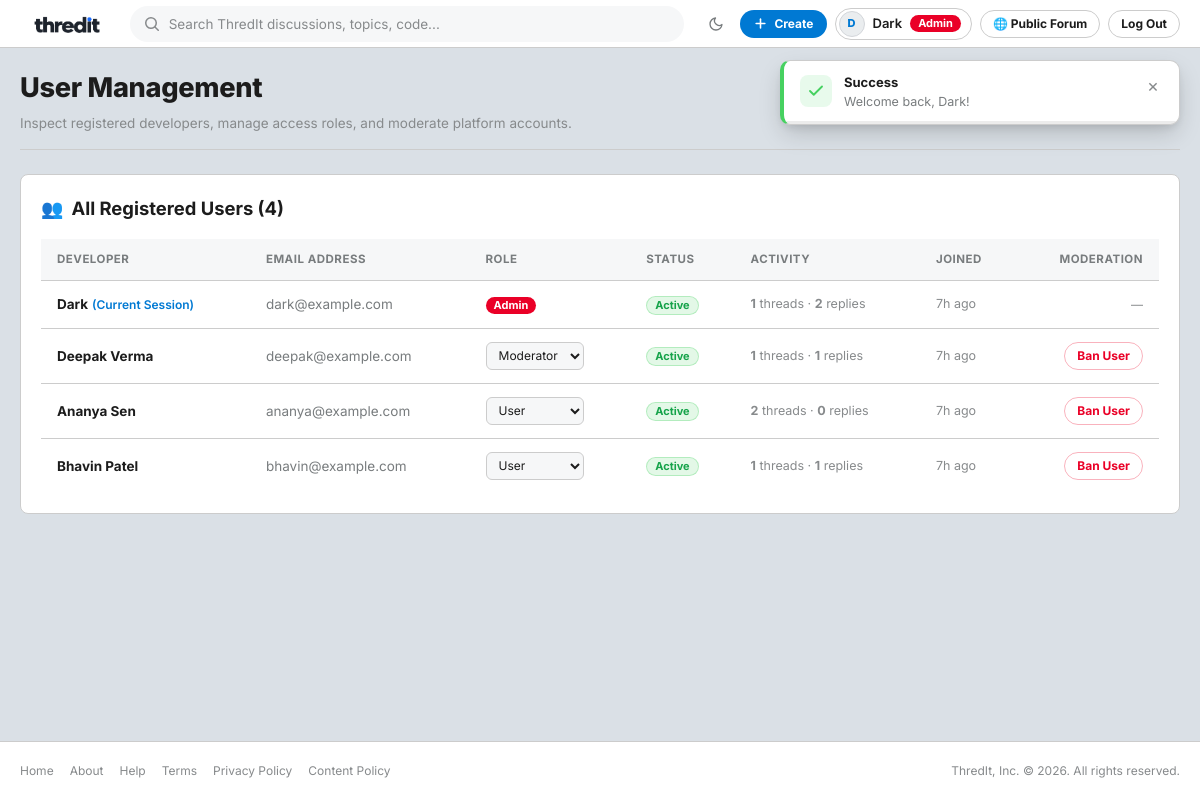
The page /admin/users.php (signed in) on the database its author committed.
### tables this page shows
CREATE TABLE IF NOT EXISTS `users` (
    `id` INT UNSIGNED NOT NULL AUTO_INCREMENT,
    `name` VARCHAR(100) NOT NULL,
    `email` VARCHAR(191) NOT NULL,
    `password_hash` VARCHAR(255) NOT NULL,
    `role` ENUM('user', 'moderator', 'admin') NOT NULL DEFAULT 'user',
    `is_banned` TINYINT(1) NOT NULL DEFAULT 0,
    `created_at` DATETIME NOT NULL DEFAULT CURRENT_TIMESTAMP,
    PRIMARY KEY (`id`),
    UNIQUE KEY `uq_users_email` (`email`),
    INDEX `idx_users_role` (`role`),
    INDEX `idx_users_banned` (`is_banned`)
);

### includes/functions.php (called while the page is built, shortened)
<?php
if (!function_exists('get_base_url')) {
    function get_base_url(): string
    {
        $protocol = (!empty($_SERVER['HTTPS']) && $_SERVER['HTTPS'] !== 'off') ? 'https://' : 'http://';
        $host = $_SERVER['HTTP_HOST'] ?? 'localhost';
        $scriptPath = str_replace('\\', '/', $_SERVER['SCRIPT_NAME'] ?? '');
        $scriptDir = dirname($scriptPath);
        $baseFolder = preg_replace('#/(public|admin|includes|api)$#i', '', $scriptDir);
        return rtrim($protocol . $host . $baseFolder, '/');
    }
}
if (!function_exists('url')) {
    function url(string $path = ''): string
    {
        $base = get_base_url();
        $trimmedPath = ltrim($path, '/');
        return $trimmedPath === '' ? $base : $base . '/' . $trimmedPath;
    }
}
if (!function_exists('asset_url')) {
    function asset_url(string $path): string
    {
        $cleanPath = ltrim($path, '/');
        $fullPath = __DIR__ . '/../assets/' . $cleanPath;
        $v = file_exists($fullPath) ? filemtime($fullPath) : time();
        return url('assets/' . $cleanPath) . '?v=' . $v;
    }
}
if (!function_exists('e')) {
    function e(mixed $string): string
    {
        return htmlspecialchars((string) ($string ?? ''), ENT_QUOTES, 'UTF-8');
    }
}
if (!function_exists('get_flash')) {
    function get_flash(): ?array
    {
        if (isset($_SESSION['flash_message'])) {
            $flash = $_SESSION['flash_message'];
            return $flash;
        }
        return null;
    }
}
if (!function_exists('time_ago')) {
    function time_ago(string $datetime): string
    {
        $timestamp = strtotime($datetime);
        $difference = time() - $timestamp;
        if ($difference < 86400) {
            $hours = floor($difference / 3600);
            return $hours . 'h ago';
        }
        return date('M j, Y', $timestamp);
    }
}

### includes/auth.php (called while the page is built, shortened)
<?php
require_once __DIR__ . '/functions.php';
if (!function_exists('is_logged_in')) {
    function is_logged_in(): bool
    {
        return !empty($_SESSION['user']['id']);
    }
}
if (!function_exists('current_user')) {
    function current_user(): ?array
    {
        return $_SESSION['user'] ?? null;
    }
}
if (!function_exists('current_user_id')) {
    function current_user_id(): ?int
    {
        return isset($_SESSION['user']['id']) ? (int) $_SESSION['user']['id'] : null;
    }
}
if (!function_exists('is_admin')) {
    function is_admin(): bool
    {
        return is_logged_in() && (($_SESSION['user']['role'] ?? '') === 'admin');
    }
}

### admin/users.php (the view, shortened to what this page needs)
<?php
require_once __DIR__ . '/../includes/auth.php';
$pdo = get_db_connection();
$currentAdminId = current_user_id();
$users = $pdo->query("SELECT u.*,
                             (SELECT COUNT(*) FROM threads WHERE user_id = u.id) AS thread_count,
                             (SELECT COUNT(*) FROM replies WHERE user_id = u.id) AS reply_count
                      FROM users u
                      ORDER BY u.created_at DESC")->fetchAll();
require_once __DIR__ . '/../includes/header.php';
?>
<div class="admin-container">
<div class="admin-header">
    <div class="admin-title-group">
        <h1>User Management</h1>
        <p>Inspect registered developers, manage access roles, and moderate platform accounts.</p>
    </div>
    <div class="admin-nav-tabs">
        <a href="<?= url('admin/dashboard.php') ?>" class="admin-tab">
            <span>📊</span> Overview
        </a>
        <a href="<?= url('admin/users.php') ?>" class="admin-tab active">
            <span>👥</span> Manage Users
        </a>
        <a href="<?= url('admin/categories.php') ?>" class="admin-tab">
            <span>📁</span> Categories
        </a>
    </div>
</div>
<div class="card" style="padding: 20px;">
    <div style="display: flex; justify-content: space-between; align-items: center; margin-bottom: 16px;">
        <div style="display: flex; align-items: center; gap: 8px;">
            <span style="font-size: 18px;">👥</span>
            <h2 style="font-size: 1.15rem; font-weight: 700; color: var(--text-primary); margin: 0;">
                All Registered Users (<?= count($users) ?>)
            </h2>
        </div>
    </div>
    <div class="table-responsive">
        <table class="data-table">
            <thead>
                <tr>
                    <th>Developer</th>
                    <th>Email Address</th>
                    <th>Role</th>
                    <th>Status</th>
                    <th>Activity</th>
                    <th>Joined</th>
                    <th style="text-align: right;">Moderation</th>
                </tr>
            </thead>
            <tbody>
                <?php foreach ($users as $u): ?>
                    <?php $isSelf = ((int) $u['id'] === $currentAdminId); ?>
                    <tr>
                        <td>
                            <strong><?= e($u['name']) ?></strong>
                            <?php if ($isSelf): ?>
                                <span style="font-size: 0.75rem; color: var(--brand-primary); font-weight: 600;">(Current Session)</span>
                            <?php endif; ?>
                        </td>
                        <td style="color: var(--text-secondary);"><?= e($u['email']) ?></td>
                        <td>
                            <?php if ($isSelf): ?>
                                <span class="badge badge-role-admin">Admin</span>
                            <?php else: ?>
                                <form action="<?= url('admin/users.php') ?>" method="POST" style="display:inline-flex; align-items:center; gap:0.25rem;">
                                    <select name="role" class="form-control" style="padding: 4px 8px; font-size: 12px; width: auto; height: 28px;" onchange="this.form.submit()">
                                        <option value="user" <?= $u['role'] === 'user' ? 'selected' : '' ?>>User</option>
                                        <option value="moderator" <?= $u['role'] === 'moderator' ? 'selected' : '' ?>>Moderator</option>
                                    </select>
                                </form>
                            <?php endif; ?>
                        </td>
                        <td>
                            <?php if ((int) $u['is_banned'] === 1): ?>
                                <span class="badge badge-role-admin">Suspended</span>
                            <?php else: ?>
                                <span class="badge" style="background: rgba(70, 209, 96, 0.15); color: #16a34a; border: 1px solid rgba(70, 209, 96, 0.3);">Active</span>
                            <?php endif; ?>
                        </td>
                        <td style="font-size: 12.5px; color: var(--text-muted);">
                            <strong><?= (int) $u['thread_count'] ?></strong> threads &middot; <strong><?= (int) $u['reply_count'] ?></strong> replies
                        </td>
                        <td style="color: var(--text-muted); font-size: 12.5px;"><?= time_ago($u['created_at']) ?></td>
                        <td style="text-align: right;">
                            <?php if (!$isSelf): ?>
                                <form action="<?= url('admin/users.php') ?>" method="POST" style="display:inline;">
                                    <?php if ((int) $u['is_banned'] === 1): ?>
                                        <button type="submit" class="btn btn-secondary btn-sm" style="color: #16a34a;">
                                            Unban
                                        </button>
                                    <?php else: ?>
                                        <button type="submit" class="btn btn-secondary btn-sm" style="color: var(--state-danger); border-color: rgba(234, 0, 39, 0.3);" onclick="return confirm('Suspend and ban this user account?');">
                                            Ban User
                                        </button>
                                    <?php endif; ?>
                                </form>
                            <?php else: ?>
                                <span style="font-size: 12px; color: var(--text-muted);">&mdash;</span>
                            <?php endif; ?>
                        </td>
                    </tr>
                <?php endforeach; ?>
            </tbody>
        </table>
    </div>
</div>
</div>
<?php require_once __DIR__ . '/../includes/footer.php'; ?>

### includes/header.php (shortened to what this page needs)
<?php
require_once __DIR__ . '/auth.php';
require_once __DIR__ . '/functions.php';
$user = current_user();
$currentScript = basename($_SERVER['SCRIPT_NAME'] ?? '');
$scriptUri = str_replace('\\', '/', $_SERVER['SCRIPT_NAME'] ?? '');
$isAuthPage = in_array($currentScript, ['login.php', 'register.php'], true);
$isAdminArea = (strpos($scriptUri, '/admin/') !== false);
$isCreatePage = ($currentScript === 'new_thread.php');
?>
<!DOCTYPE html>
<html lang="en">
<head>
    <link rel="stylesheet" href="<?= asset_url('css/style.css') ?>">
</head>
<body>
    <header class="navbar">
        <div class="nav-container">
            <div style="display: flex; align-items: center; gap: 10px;">
                <a href="<?= url('public/index.php') ?>" class="brand-logo" aria-label="ThredIt Home">
                    <img src="<?= asset_url('images/Thredit-light.png') ?>" alt="ThredIt" class="brand-logo-img logo-light">
                </a>
            </div>
            <?php if (!$isAuthPage): ?>
            <div class="nav-search">
                <form action="<?= url('public/search.php') ?>" method="GET" class="search-form">
                    <input type="text" name="q" class="search-input" placeholder="Search ThredIt discussions, topics, code..." value="<?= e($_GET['q'] ?? '') ?>" required>
                </form>
            </div>
            <?php endif; ?>
            <div class="nav-actions">
                <button type="button" id="theme-toggle" class="btn-icon" title="Toggle theme" aria-label="Toggle theme">
                </button>
                <?php if ($user): ?>
                    <?php if (!$isCreatePage): ?>
                        <a href="<?= url('public/new_thread.php') ?>" class="btn btn-primary btn-sm btn-create-post">
                            <svg width="15" height="15" viewBox="0 0 24 24" fill="none" stroke="currentColor" stroke-width="2.5" stroke-linecap="round" stroke-linejoin="round">
                                <line x1="12" y1="5" x2="12" y2="19"></line>
                                <line x1="5" y1="12" x2="19" y2="12"></line>
                            </svg>
                            <span>Create</span>
                        </a>
                    <?php endif; ?>
                    <a href="<?= url('public/profile.php') ?>" class="user-profile-chip" title="View Profile">
                        <span class="user-avatar-tiny"><?= strtoupper(mb_substr($user['name'], 0, 1, 'UTF-8')) ?></span>
                        <span class="user-name-label"><?= e($user['name']) ?></span>
                        <?php if ($user['role'] === 'admin'): ?>
                            <span class="badge badge-role badge-role-admin">Admin</span>
                        <?php elseif ($user['role'] === 'moderator'): ?>
                            <span class="badge badge-role badge-role-mod">Mod</span>
                        <?php endif; ?>
                    </a>
                    <?php if (is_admin()): ?>
                        <?php if ($isAdminArea): ?>
                            <a href="<?= url('public/index.php') ?>" class="btn btn-secondary btn-sm" title="Return to Public Forum">
                                🌐 Public Forum
                            </a>
                        <?php else: ?>
                            <a href="<?= url('admin/dashboard.php') ?>" class="btn btn-secondary btn-sm" title="Admin Dashboard">
                                ⚙️ Dashboard
                            </a>
                        <?php endif; ?>
                    <?php endif; ?>
                    <a href="<?= url('public/logout.php') ?>" class="btn btn-secondary btn-sm" title="Log out" aria-label="Log out">
                        Log Out
                    </a>
                <?php endif; ?>
            </div>
        </div>
    </header>
    <div id="toast-container" class="toast-container" aria-live="polite" aria-atomic="true">
        <?php $flash = get_flash(); if ($flash): ?>
            <div class="toast-item toast-<?= e($flash['type']) ?>" data-auto-dismiss="5500" role="alert">
                <div class="toast-icon">
                    <?php if ($flash['type'] === 'success'): ?>
                        <svg width="18" height="18" viewBox="0 0 24 24" fill="none" stroke="currentColor" stroke-width="2.5" stroke-linecap="round" stroke-linejoin="round"><path d="M20 6L9 17l-5-5"/></svg>
                    <?php elseif ($flash['type'] === 'danger'): ?>
                        <svg width="18" height="18" viewBox="0 0 24 24" fill="none" stroke="currentColor" stroke-width="2.5" stroke-linecap="round" stroke-linejoin="round"><circle cx="12" cy="12" r="10"/><line x1="15" y1="9" x2="9" y2="15"/><line x1="9" y1="9" x2="15" y2="15"/></svg>
                    <?php else: ?>
                        <svg width="18" height="18" viewBox="0 0 24 24" fill="none" stroke="currentColor" stroke-width="2.5" stroke-linecap="round" stroke-linejoin="round"><circle cx="12" cy="12" r="10"/><line x1="12" y1="16" x2="12" y2="12"/><line x1="12" y1="8" x2="12.01" y2="8"/></svg>
                    <?php endif; ?>
                </div>
                <div class="toast-body">
                    <div class="toast-title"><?= ucfirst(e($flash['type'])) ?></div>
                    <div class="toast-message"><?= e($flash['message']) ?></div>
                </div>
                <button type="button" class="toast-close" onclick="dismissToast(this.closest('.toast-item'))" aria-label="Close notification">&times;</button>
                <div class="toast-progress">
                </div>
            </div>
        <?php endif; ?>
    </div>
    <main class="main-content">
        <div class="container">

### rows shown on the page
users: name "D", name "Dark", shows "(Current Session)", email "dark@example.com", shows "Admin", is_banned "Active", thread_count "1", reply_count "2", created_at "7h ago"
users: name "Deepak Verma", email "deepak@example.com", role "Moderator", is_banned "Active", thread_count "1", reply_count "1", created_at "7h ago"
users: name "Ananya Sen", email "ananya@example.com", role "User", is_banned "Active", thread_count "2", reply_count "0", created_at "7h ago"
users: name "Bhavin Patel", email "bhavin@example.com", role "User", is_banned "Active", thread_count "1", reply_count "1", created_at "7h ago"

### other values the page prints
$flash['type'] "Success"
$flash['message'] "Welcome back, Dark!"
count($users) "4"
